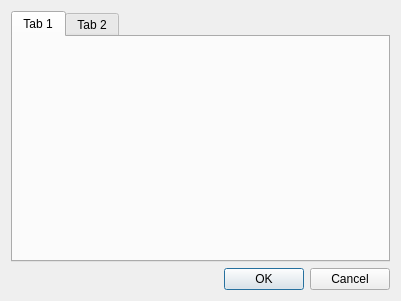
<?xml version="1.0" encoding="UTF-8"?>
<ui version="4.0">
 <class>DPosicionBolas</class>
 <widget class="QDialog" name="DPosicionBolas">
  <property name="geometry">
   <rect>
    <x>0</x>
    <y>0</y>
    <width>401</width>
    <height>301</height>
   </rect>
  </property>
  <property name="windowTitle">
   <string>Dialog</string>
  </property>
  <layout class="QVBoxLayout" name="verticalLayout">
   <item>
    <widget class="QTabWidget" name="tabBolas">
     <property name="currentIndex">
      <number>0</number>
     </property>
     <widget class="QWidget" name="tab">
      <attribute name="title">
       <string>Tab 1</string>
      </attribute>
     </widget>
     <widget class="QWidget" name="tab_2">
      <attribute name="title">
       <string>Tab 2</string>
      </attribute>
     </widget>
    </widget>
   </item>
   <item>
    <widget class="QDialogButtonBox" name="buttonBox">
     <property name="orientation">
      <enum>Qt::Horizontal</enum>
     </property>
     <property name="standardButtons">
      <set>QDialogButtonBox::Cancel|QDialogButtonBox::Ok</set>
     </property>
    </widget>
   </item>
  </layout>
 </widget>
 <resources/>
 <connections>
  <connection>
   <sender>buttonBox</sender>
   <signal>accepted()</signal>
   <receiver>DPosicionBolas</receiver>
   <slot>accept()</slot>
   <hints>
    <hint type="sourcelabel">
     <x>248</x>
     <y>254</y>
    </hint>
    <hint type="destinationlabel">
     <x>157</x>
     <y>274</y>
    </hint>
   </hints>
  </connection>
  <connection>
   <sender>buttonBox</sender>
   <signal>rejected()</signal>
   <receiver>DPosicionBolas</receiver>
   <slot>reject()</slot>
   <hints>
    <hint type="sourcelabel">
     <x>316</x>
     <y>260</y>
    </hint>
    <hint type="destinationlabel">
     <x>286</x>
     <y>274</y>
    </hint>
   </hints>
  </connection>
 </connections>
</ui>
